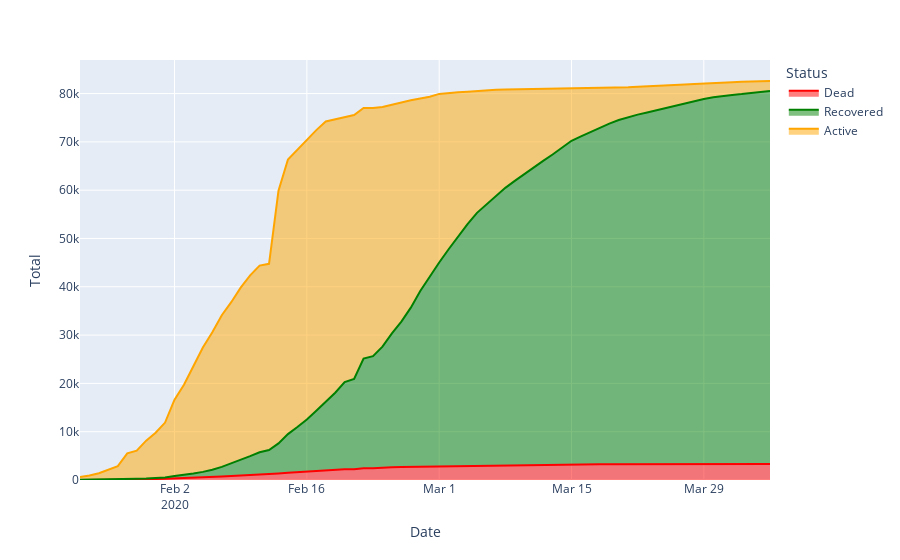

This figure's notebook cell:
### Code cell
fig = px.area(china_total_time, x="Date", y="Total", color_discrete_sequence = ['red', 'green', 'orange'], color="Status")
fig.show()
